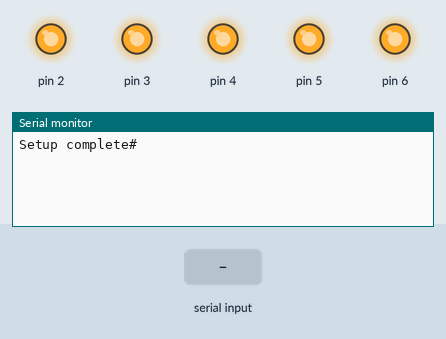
Recording of a sketch running on a simulated Arduino Uno, built with avr-gcc and run on an emulated ATmega328P. Shown: output pins drawn as LEDs (lit = HIGH), the last lines printed to the serial monitor. The test bench sets the inputs (shaded band). Pins used as bus, display or sensor lines are not drawn.

Above: at 1.2 s.
1.3 s: "<SET,1>" received over Serial
At 2.3 s:
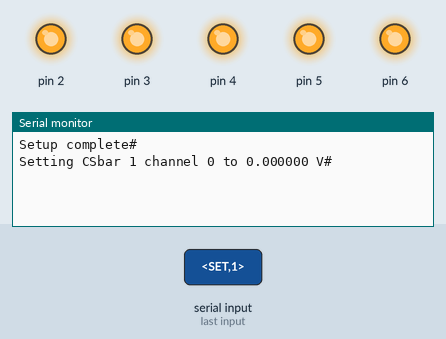
2.8 s: "<MUX,1>" received over Serial
At 3.4 s:
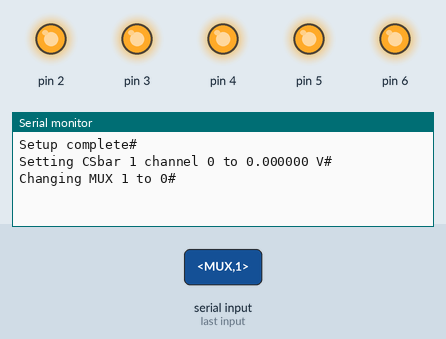
4.3 s: "<PWR,1>" received over Serial
At 5.7 s:
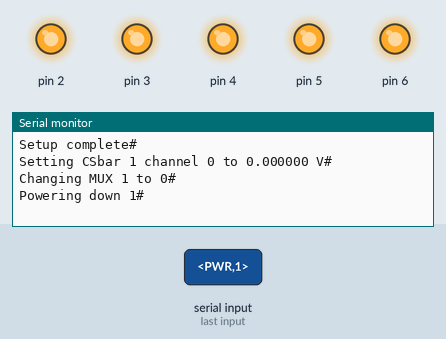

Measured:
- after the input at 1.3 s, the serial monitor: prints a new line at once (image 1)
- after the input at 2.8 s, the serial monitor: prints a new line at once (image 2)
- after the input at 4.3 s, the serial monitor: prints a new line at once (image 3)

The sketch:

ShimCoil_SerialArduino.ino
```cpp
#include "SPI.h"
#include "EEPROM.h"

// convert from index to chip select and channel number
const int NDAC=4;              // number of chips
const int NADC_PER_DAC=16;     // output terminal indexes
const int CS_IDX2ID[NDAC]={7, 8, 9, 10};  // chip select indexes

uint8_t chipSelect;
uint8_t channel;

// variables for parsing serial commands
const byte NCHAR=60;
char receivedChars[NCHAR];
char tempChars[NCHAR];
char messageFromPC[NCHAR]={0};
int channelFromPC=0;
int chipSelectFromPC=0;
float floatFromPC=0.0;
boolean newData=false;

// this structure is used for storing things in the EEPROM
// save voltages in 2D array
struct eep {
  float voltage[NDAC][NADC_PER_DAC];
};

// initialize the struct
eep eep;

/// UTILITIES ===============================================================

// setup
void setup() {
    Serial.begin(115200);
    // Serial.println("Enter data in this style <SET chipSelect channel voltage>#");
    if (sizeof(eep)>EEPROM.length()) {
        Serial.println("Warning size of needed memory exceeds EEPROM#");
    }
    for (int i=0;i<NDAC;i++) {
        pinMode(CS_IDX2ID[i], OUTPUT); // set this arduino pin to output
        digitalWrite(CS_IDX2ID[i], HIGH); // set CSbar=high i.e. not selected
    }

    // assign other pins as outputs as well.
    // Can be useful if other pins are blown out.
    pinMode(6, OUTPUT);
    pinMode(5, OUTPUT);
    pinMode(4, OUTPUT);
    pinMode(3, OUTPUT);
    pinMode(2, OUTPUT);
    digitalWrite(6, HIGH);
    digitalWrite(5, HIGH);
    digitalWrite(4, HIGH);
    digitalWrite(3, HIGH);
    digitalWrite(2, HIGH);

    SPI.begin();

    // set the software span for each DAC
    for (int i=0;i<NDAC;i++) {
        digitalWrite(CS_IDX2ID[i], LOW);
        SPI.transfer16(0x00e0);  // command code: write span to all
        SPI.transfer16(0x0003);  // span +/- 10 V
        digitalWrite(CS_IDX2ID[i], HIGH);
    }
    Serial.println("Setup complete#");
}

// get the dac setpoint int, converted from volts
uint16_t volt2dac(float volts) {
    float minv = -10.0;
    float maxv = 10.0;
    return (uint16_t)((volts-minv)/(maxv-minv)*65535);
}

// receive messages from arduino
void recvWithStartEndMarkers() {
    static boolean recvInProgress = false;
    static byte ndx = 0;
    char startMarker = '<';
    char endMarker = '>';
    char rc;

    while (Serial.available() > 0 && newData == false) {
        rc = Serial.read();

        if (recvInProgress == true) {
        if (rc != endMarker) {
            receivedChars[ndx] = rc;
            ndx++;
            if (ndx >= NCHAR) {
            ndx = NCHAR - 1;
            }
        } else {
            receivedChars[ndx] = '\0';
            recvInProgress = false;
            ndx = 0;
            newData = true;
        }
        } else if (rc == startMarker) {
        recvInProgress = true;
        }
    }
}

// parse messages from serial communication into global variables. These are then
// passed to the run loop for the board to execute
void parseData() {
    char *strtokIndx;
    char delimiter[4] = ", ";

    strtokIndx = strtok(tempChars, delimiter);
    strcpy(messageFromPC, strtokIndx);

    /*// Debugging
    Serial.print("The message I received is '");
    Serial.print(messageFromPC);
    Serial.println("'");
    */

    // for a SET command, we expect a CSbar, a channel, and a voltage
    if (!strncmp(messageFromPC, "SET", 3)) {
        strtokIndx=strtok(NULL, delimiter);
        chipSelectFromPC=atoi(strtokIndx);
        strtokIndx=strtok(NULL, delimiter);
        channelFromPC=atoi(strtokIndx);
        strtokIndx=strtok(NULL, delimiter);
        floatFromPC=atof(strtokIndx);
    }

    // for a ESET command, we expect a CSbar and a channel
    else if (!strncmp(messageFromPC, "ESET", 4)) {
        strtokIndx=strtok(NULL, delimiter);
        chipSelectFromPC=atoi(strtokIndx);
        strtokIndx=strtok(NULL, delimiter);
        channelFromPC=atoi(strtokIndx);
    }

    // for a MUX command, we expect a CSbar and a channel
    else if (!strncmp(messageFromPC, "MUX", 3)) {
        strtokIndx=strtok(NULL, delimiter);
        chipSelectFromPC=atoi(strtokIndx);
        strtokIndx=strtok(NULL, delimiter);
        channelFromPC=atoi(strtokIndx);
    }

    // for PWR, we expect a CSbar
    else if (!strncmp(messageFromPC, "PWR", 3)) {
        strtokIndx = strtok(NULL, delimiter);
        chipSelectFromPC = atoi(strtokIndx);
    }

    // for any other command, we don't expect anything, just the command itself
}

// print parsed data (debugging only)
void showParsedData() {
    Serial.print("Message ");
    Serial.println(messageFromPC);
    Serial.print("CS_Integer ");
    Serial.println(chipSelectFromPC);
    Serial.print("Integer ");
    Serial.println(channelFromPC);
    Serial.print("Float ");
    Serial.println(floatFromPC);
}

/// FUNCTIONS FOR BASE OPERATION =============================================

// set voltage on csbar cs, DAC channel ch, and turn on that channel
void set_voltage(int cs, int ch, float v, bool save) {
    // write
    digitalWrite(cs, LOW);
    SPI.transfer16(0x0030|(ch&0xF)); // & channel with 0xF so that only 0-15 can appear -- prevents erroneous commands being sent.
    SPI.transfer16(volt2dac(v));
    digitalWrite(cs, HIGH);

    // save voltage into eep
    if(save){
        for(int i=0; i<NDAC; i++){
            if(CS_IDX2ID[i] == cs){
                eep.voltage[i][ch] = v;
                break;
            }
        }
    }
}

/// MAIN COMMAND FUNCTIONS ===================================================

// set a voltage
void cmd_SET(){
    chipSelect=chipSelectFromPC;
    channel=channelFromPC;
    Serial.print("Setting CSbar ");
    Serial.print(chipSelect);
    Serial.print(" channel ");
    Serial.print(channel);
    Serial.print(" to ");
    Serial.print(floatFromPC, 6);
    Serial.println(" V#");
    set_voltage(chipSelect, channel, floatFromPC, true);
}

// set mux output
void cmd_MUX(){
    Serial.print("Changing MUX ");
    Serial.print(chipSelectFromPC);
    Serial.print(" to ");
    Serial.print(channelFromPC);
    Serial.println("#");
    chipSelect = chipSelectFromPC;
    channel = channelFromPC;
    digitalWrite(chipSelect, LOW);
    SPI.transfer16(0x00b0);
    SPI.transfer16(0x0010|channel);
    digitalWrite(chipSelect, HIGH);
}

// power down single channel
void cmd_PWR(){
    Serial.print("Powering down ");
    Serial.print(chipSelectFromPC);
    Serial.println("#");
    chipSelect=chipSelectFromPC;

    // do power down
    digitalWrite(chipSelect, LOW);
    SPI.transfer16(0x0050); // power down all channels
    SPI.transfer16(0x0000);
    digitalWrite(chipSelect, HIGH);
}

// zero all values, don't change eep
void cmd_ZERO(){
    for (int i=0;i<NDAC;i++) {
        for (int c=0;c<NADC_PER_DAC;c++) {
        Serial.print("Zeroing CSbar ");
        Serial.print(CS_IDX2ID[i]);
        Serial.print(" channel ");
        Serial.println(c);
        digitalWrite(CS_IDX2ID[i], LOW);
        SPI.transfer16(0x0030|(c&0xF));
        SPI.transfer16(volt2dac(0.));
        digitalWrite(chipSelect, HIGH);
        }
    }
    Serial.println("All channels zeroed#");
}

// reset onboard storage to defaults
void cmd_ERST(){
    for (int i=0; i<NDAC; i++) {
        for (int j=0; j<NADC_PER_DAC; j++){
        eep.voltage[i][j]=0;
        }
    }
    cmd_EWR();
    Serial.println("EEPROM reset to default values#");
}

// eeprom read
void cmd_ERD(){
    EEPROM.get(0, eep);
    Serial.println("read voltages and calibration constants from EEPROM#");
}

// write onboard storage from eep struct
void cmd_EWR(){
    EEPROM.put(0, eep);
    Serial.println("voltages and calibration constants written to EEPROM#");
}

// set single voltage from eep
void cmd_ESET(){
    chipSelect=chipSelectFromPC;
    channel=channelFromPC;

    // search for the cs id
    for(int i=0; i<NDAC; i++){
        if(CS_IDX2ID[i] == chipSelect){
                // print
                Serial.print("Setting CSbar ");
                Serial.print(chipSelect);
                Serial.print(" channel ");
                Serial.print(channel);
                Serial.print(" to ");
                Serial.print(eep.voltage[i][channel]);
                Serial.println(" V#");
            set_voltage(chipSelect, channel, eep.voltage[i][channel], false);
            break;
        }
    }
}

// set all voltages from eep
void cmd_ESTA(){
    Serial.println("Setting all voltages to eep saved values#");
    for(int i=0; i<NDAC; i++){
        for(int ch=0; ch<NADC_PER_DAC; ch++){
            set_voltage(CS_IDX2ID[i], ch, eep.voltage[i][ch], false);
        }
    }
}

// set negative of all eep values
void cmd_ENEG(){
    Serial.println("Setting all voltages to negative of eep saved values#");
    for(int i=0; i<NDAC; i++){
        for(int ch=0; ch<NADC_PER_DAC; ch++){
            set_voltage(CS_IDX2ID[i], ch, -1*eep.voltage[i][ch], true);
        }
    }
}

/// MAIN RUN LOOP ============================================================
void loop() {
    int cs;
    int ch;
    int voltage_index;
    recvWithStartEndMarkers();
    if (newData == true) {
        strcpy(tempChars, receivedChars);

        // The routine parseData() interprets a command
        // and sets any relevant variables we would need
        // in order to complete the command
        parseData();
        // showParsedData();

        // Once parseData() has been completed, the relevant
        // variables needed to complete the command are now
        // set.  So, we just need to translate them into the
        // appropriate commands for the Arduino and DAC chip, and
        // then issue those commands.

        // Summary:
        // - parseData() gets the relevant data that is needed
        // - loop() actually issues the commands to the arduino/DAC chip

        // Low level commands
        if      (!strncmp(messageFromPC, "SET", 3)) cmd_SET();  // base level set voltage
        else if (!strncmp(messageFromPC, "MUX", 3)) cmd_MUX();  // change the chipselect board to mux
        else if (!strncmp(messageFromPC, "PWR", 3)) cmd_PWR();  // power down chipselect cs
        else if (!strncmp(messageFromPC, "ZERO", 4))cmd_ZERO(); // zero all channels

        // EEPROM commands
        else if (!strncmp(messageFromPC, "ERST", 4))cmd_ERST(); // ERST = reset eeprom to default
        else if (!strncmp(messageFromPC, "ERD", 3)) cmd_ERD();  // ERD = read from eeprom
        else if (!strncmp(messageFromPC, "EWR", 3)) cmd_EWR();  // EWR = write to eeprom
        else if (!strncmp(messageFromPC, "ESET", 4)) cmd_ESET();  // eeprom set single value
        else if (!strncmp(messageFromPC, "ESTA", 4)) cmd_ESTA();  // eeprom set all values
        else if (!strncmp(messageFromPC, "ENEG", 4)) cmd_ENEG();  // eeprom invert all values

        // ensure new data is taken
        newData = false;
    }
}
```
